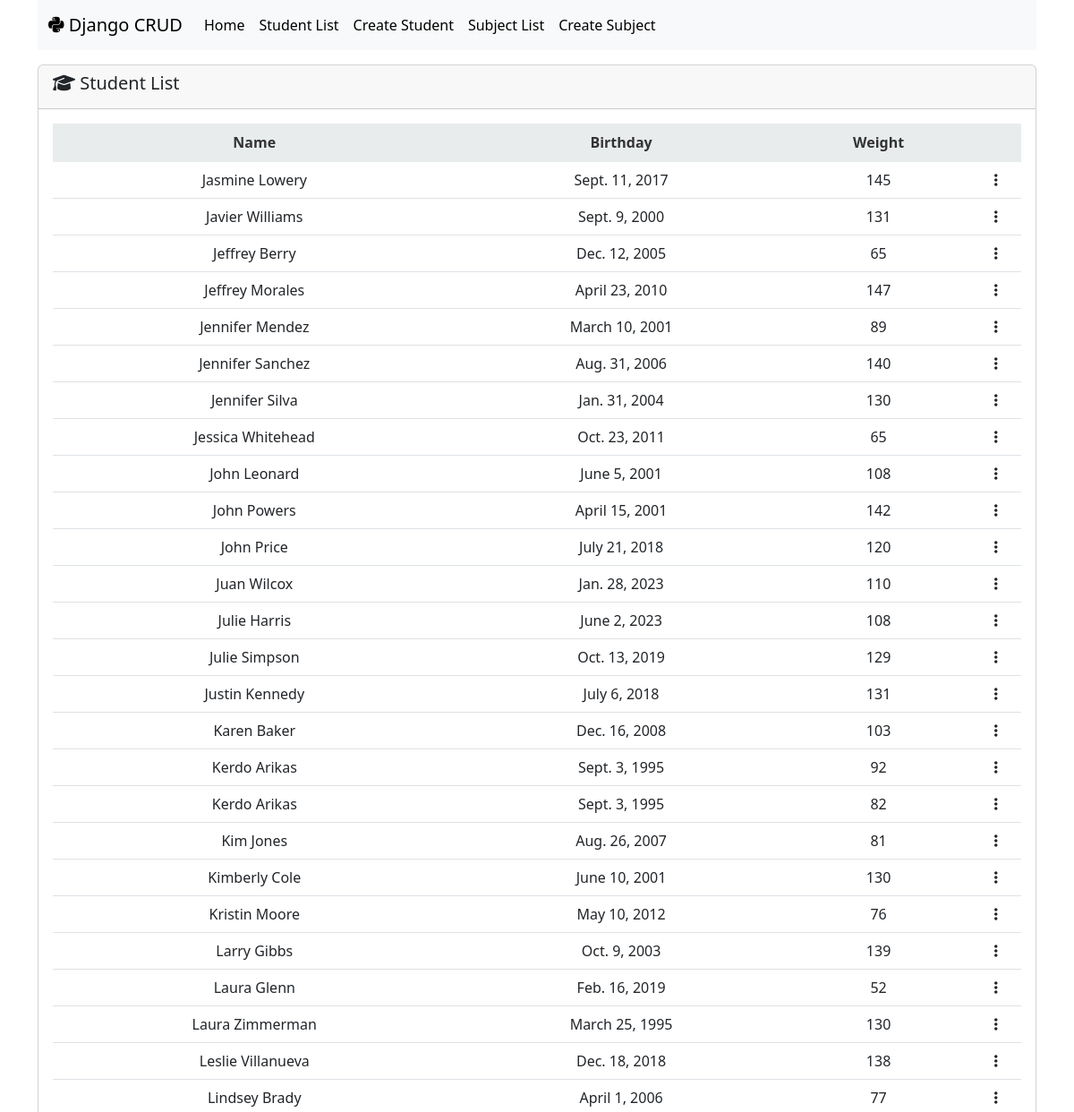
The app's page /first_app/student_list/ (upper part), older data.
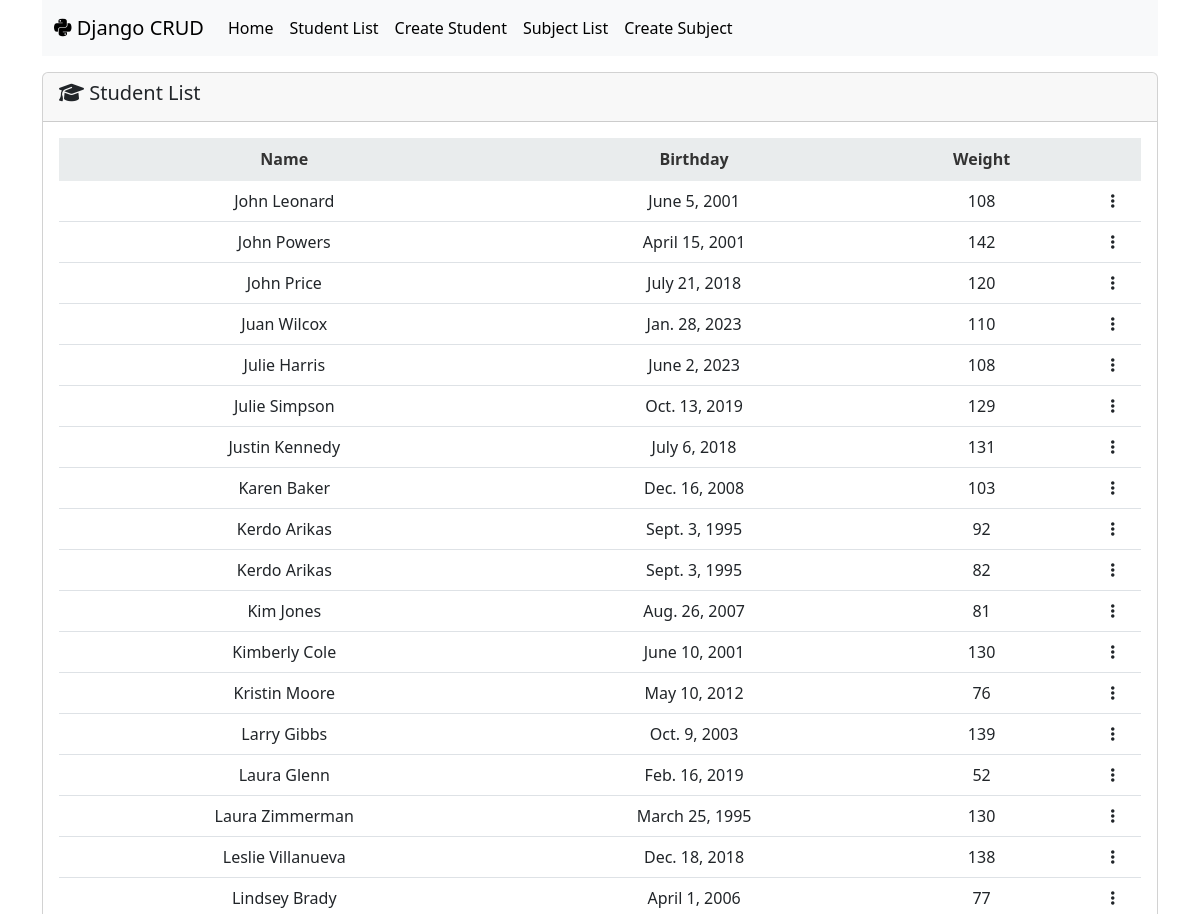
The same page, newer data.
### first_app/models.py (models this page shows)
class Student(models.Model):
    name = models.CharField(max_length=265)
    birth_of_date = models.DateField(null=True, blank=True)
    weight = models.IntegerField()

### first_app/views.py (the view)
# urls.py: path('student_list/', views.StudentListView.as_view(), name='student_list'),
class StudentListView(ListView):
    model = Student
    queryset = Student.objects.order_by('name')
    context_object_name = 'students'

### first_app/templates/first_app/student_list.html (shortened to what this page needs)
{% extends 'base.html' %}
{% block content %}
<div class="card mt-3">
    <div class="card-header">
        <div class="d-flex justify-content-between align-items-center">
            <div class="card-title m-0"><h5><i class="fa-solid fa-graduation-cap"></i> Student List</h5></div>
        </div>
    </div>
    <div class="card-body">
        <table id="student-table" class="table table-hover">
          <thead>
            <tr>
                <th scope="col">Name</th>
                <th scope="col">Birthday</th>
                <th scope="col">Weight</th>
                <th scope="col"></th>
            </tr>
          </thead>
          <tbody>
            {% for student in students %}
                <tr>
                    <td>{{ student.name }}</td>
                    <td>{{ student.birth_of_date }}</td>
                    <td>{{ student.weight }}</td>
                    <td class="dropdown-cell">
                        <i class="fa-solid fa-ellipsis-vertical dropdown-toggle"></i>
                    </td>
                </tr>
            {% endfor %}
          </tbody>
        </table>
    </div>
</div>
{% endblock %}

Row changes from the older to the newer data that the page shows:
removed Student: name "Jasmine Lowery", birth_of_date "Sept. 11, 2017", weight "145"
removed Student: name "Javier Williams", birth_of_date "Sept. 9, 2000", weight "131"
removed Student: name "Jeffrey Berry", birth_of_date "Dec. 12, 2005", weight "65"
removed Student: name "Jeffrey Morales", birth_of_date "April 23, 2010", weight "147"
removed Student: name "Jennifer Mendez", birth_of_date "March 10, 2001", weight "89"
removed Student: name "Jennifer Sanchez", birth_of_date "Aug. 31, 2006", weight "140"
removed Student: name "Jennifer Silva", birth_of_date "Jan. 31, 2004", weight "130"
removed Student: name "Jessica Whitehead", birth_of_date "Oct. 23, 2011", weight "65"
